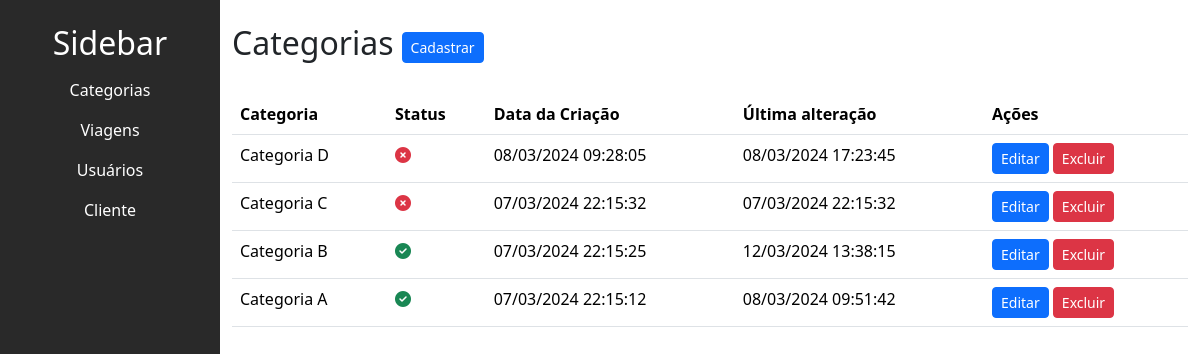
The page /trip/listar_categorias/ on the database as committed earlier.
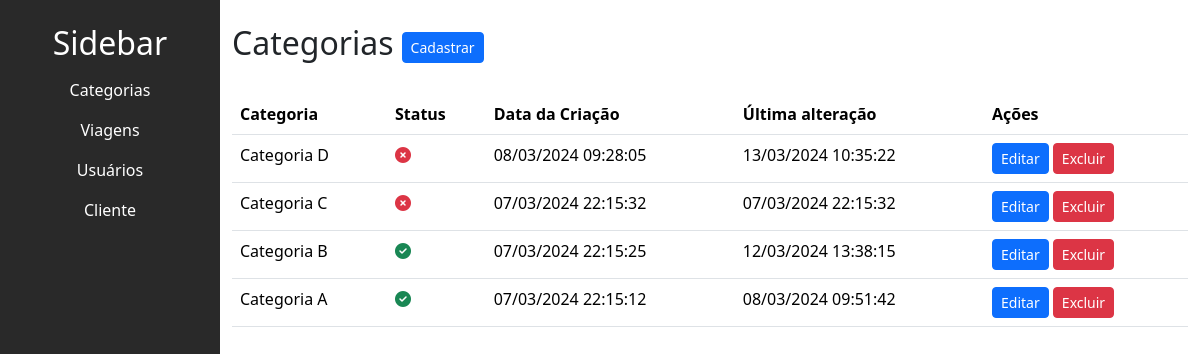
The same page on the database as committed later.
### trip/models.py (models this page shows, shortened)
class Categoria(models.Model):
    titulo = models.CharField(max_length=50, null=False)
    is_active = models.BooleanField(default=True)
    created_at = models.DateTimeField(auto_now_add=True)
    updated_at = models.DateTimeField(auto_now=True)

### trip/views.py (the view)
# urls.py: path('listar_categorias/', listar_categorias, name='listar_categorias'),
def listar_categorias(request):
    categorias = Categoria.objects.all().order_by('-id')
    return render(request, 'trip/categoria/listar_categorias.html',
                  {'categorias': categorias})

### trip/templates/trip/categoria/listar_categorias.html (shortened to what this page needs)
{% extends "base.html" %}
{% block content %}
<div class="main-content" id="mainContent">
  <div class="d-flex align-items-center">
    <h2 class="me-2">Categorias</h2>
    <a  href="{% url "trip:criar_categoria" %}">
      <button class="btn btn-sm btn-primary">Cadastrar</button>
    </a>
</div>
  <table class="table mt-4">
    <thead>
      <tr>
        <th>Categoria</th>
        <th>Status</th>
        <th>Data da Criação</th>
        <th>Última alteração</th>
        <th>Ações</th>
      </tr>
    </thead>
    <tbody>
      {% for categoria in categorias %}
      <tr>
        <td>{{ categoria.titulo }}</td>
        <td>
          {% if categoria.is_active %}
            <i class="fa-solid fa-circle-check text-success"></i>
          {% else %}
            <i class="fa-solid fa-circle-xmark text-danger"></i>
          {% endif %}
        </td>
        <td>{{ categoria.created_at|date:"d/m/Y H:i:s" }}</td>
        <td>{{ categoria.updated_at|date:"d/m/Y H:i:s"}}</td>
        <td>
          <button type="button" class="btn btn-sm btn-primary" data-bs-toggle="modal" data-bs-target="#editModal{{ categoria.id }}">
            Editar
          </button>
          <button type="button" class="btn btn-sm btn-danger" data-bs-toggle="modal" data-bs-target="#deleteModal{{ categoria.id }}">
            Excluir
          </button>
        </td>
      </tr>
      {% endfor %}
    </tbody>
  </table>
</div>
{% endblock content %}

Rows that differ between the two databases and show on the page:
changed Categoria "Categoria D": updated_at "08/03/2024 17:23:45" → "13/03/2024 10:35:22"
